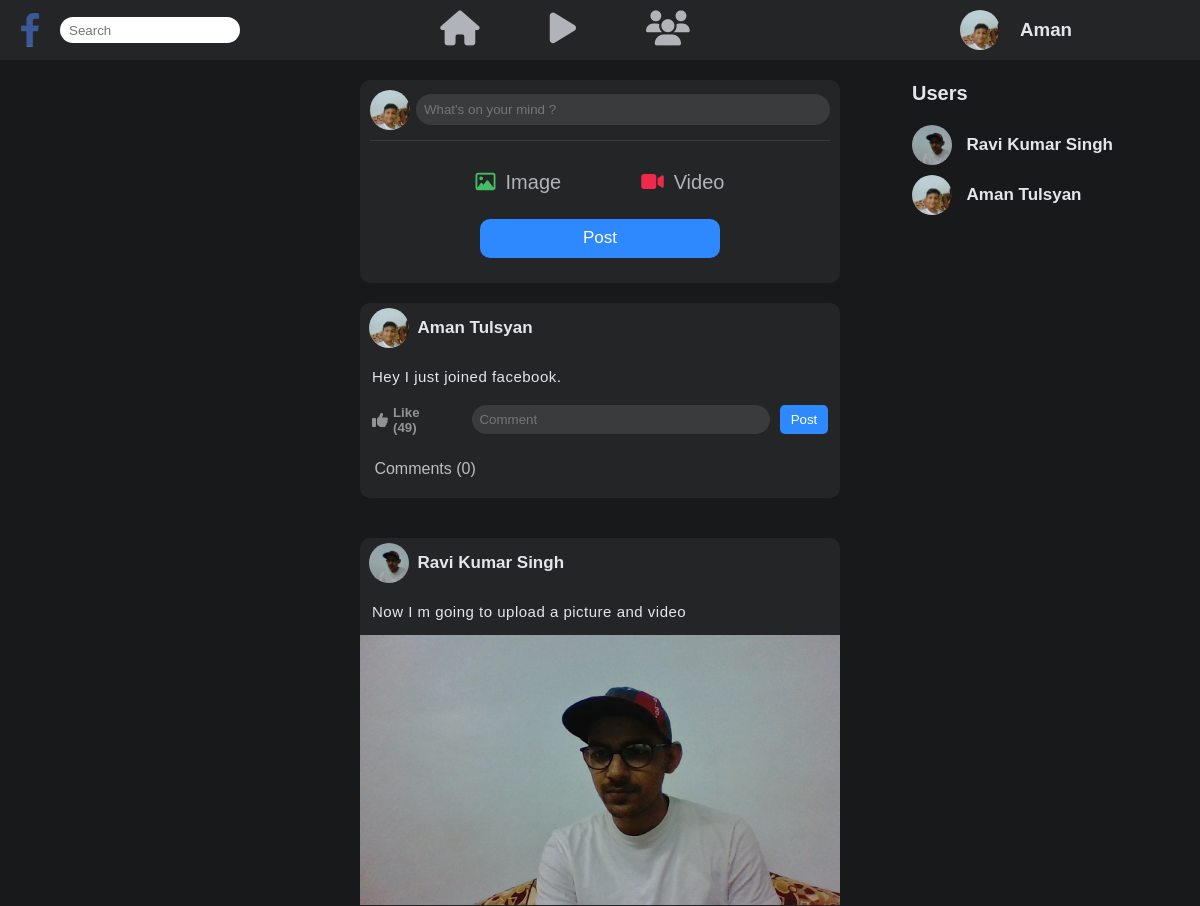
Page /home/5/ (upper part) on the earlier database version.
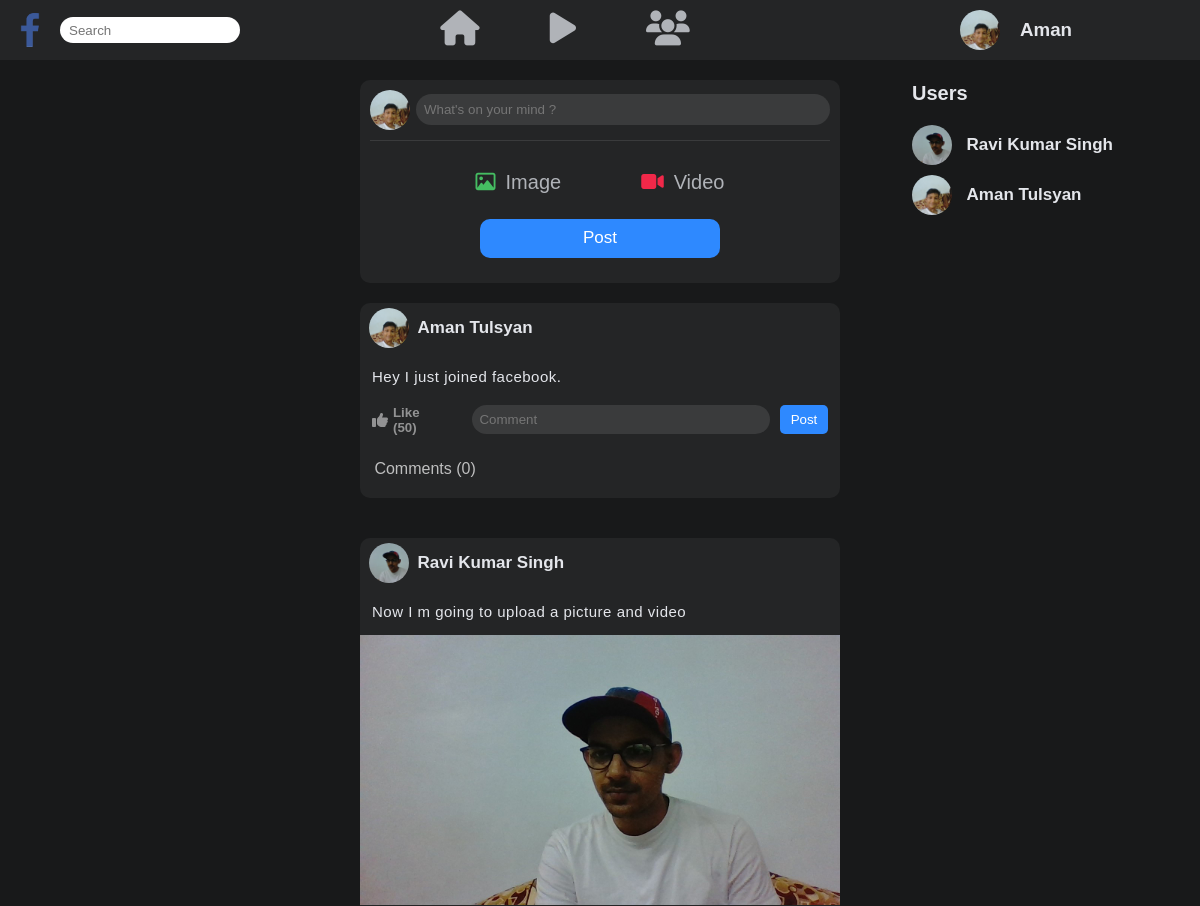
Same page on the later database version.
### app/models.py (models this page shows, shortened)
class Post(models.Model):
    user = models.ForeignKey(User,on_delete=models.CASCADE)
    user_info = models.ForeignKey(userinfo,on_delete=models.CASCADE)
    text = models.CharField(max_length=400,blank=True)
    image = models.ImageField(upload_to='post-images/',null=True)
    video = models.FileField(upload_to='post-videos/',null=True)
    l = models.IntegerField(default = 0)
    c= models.IntegerField(default = 0)

class userinfo(models.Model):
    user = models.OneToOneField(User, on_delete=models.CASCADE)
    Birthday = models.DateField(default = timezone.now)
    Gender = models.CharField(max_length = 10 , default="Male")
    about = models.CharField(max_length=200, blank = True)
    profile_pic = models.ImageField(upload_to='profile_pic/')
    cover_pic = models.ImageField(upload_to='cover_pic/')

### app/views.py (the view)
# urls.py: path('home/<int:pk>/',views.home,name="home"),
def home(request,pk):
    user = User.objects.get(pk = pk)
    user_info = userinfo.objects.get(user = user)
    all_posts = Post.objects.all().order_by('-pk')
    all_users = userinfo.objects.all()
    all_comments = []
    for p in all_posts:
        all_comments.append(Comments.objects.filter(post=p).order_by('-pk'))
    context = {
        "user":user,
        "user_info":user_info,
        "all_posts":all_posts,
        "all_users":all_users,
        "all_comments":all_comments,
    }
    return render(request , 'home.html', context)

### app/templates/home.html (shortened to what this page needs)
{% load static %}
<!DOCTYPE html>
<html lang="en" dir="ltr">
  <head>
    <link rel="stylesheet" href={% static 'css/home.css' %}>
  </head>
  <body>
    <header class="">
      <div class="logo-container">
        <div class="logo">
          <img src={% static 'images/fb.png' %} alt="">
        </div>
      </div>
      <div class="search-bar">
        <input type="text" name="" value="" placeholder="Search">
      </div>
      <div class="nav">
        <ul>
          <li>
            <a href="#"><i class="fa fa-home" aria-hidden="true"></i></a>
          </li>
          <li>
            <a href="#"><i class="fa fa-play" aria-hidden="true"></i></a>
          </li>
          <li>
            <a href="#"><i class="fa fa-users" aria-hidden="true"></i></a>
          </li>
        </ul>
      </div>
      <div class="profile">
        <div class="profile-pic">
          <img src="{{user_info.profile_pic.url}}" alt="">
        </div>
        <div class="username">
          <h3>{{user_info.user.first_name}}</h3>
        </div>
      </div>
    </header>
    <section class="post-container">
      <form class="make-post" method="post" enctype="multipart/form-data" action="{% url 'app:makepost' user.id %}">
        <div class="post-text">
          <div class="profile-pic">
            <img src="{{user_info.profile_pic.url}}" alt="">
          </div>
          <div class="text">
            <input type="text" name="text" value="" placeholder="What's on your mind ?">
          </div>
        </div>
        <div class="post-visual">
          <ul>
            <li>
              <label for="image"><i class="fa fa-picture-o" aria-hidden="true"></i>Image</label>
            </li>
            <li>
              <label for="video"><i class="fa fa-video-camera" aria-hidden="true"></i>Video</label>
            </li>
          </ul>
        </div>
        <button type="submit" name="button">Post</button>
      </form>
      {% for i in all_posts %}
      <div class="post ">
        <div class="post-maker">
          <div class="profile-pic">
            <img src="{{i.user_info.profile_pic.url}}" alt="">
          </div>
          <h1>{{i.user.first_name}} {{i.user.last_name}}</h1>
        </div>
        <p>{{i.text}}</p>
        {% if i.image %}
        <div class="post-img">
          <img src="{{i.image.url}}" alt="">
        </div>
        {% endif %}
        <div class="likes-comments" data-catid={{user.id}}>
          <div class="like" data-catid={{i.id}}>
              <i class="fa fa-thumbs-up" aria-hidden="true"></i><h5 id="like{{i.id}}">Like ({{i.l}})</h5>
          </div>
          <div class="comment">
            <form id="comment-form" method="post" enctype="multipart/form-data" data-catid={{i.id}}>
              <input type="text" name="" value="" placeholder="Comment" id="comment{{i.id}}">
              <button type="submit" name="button">Post</button>
            </form>
          </div>
        </div>
        <span id="n-comment{{i.id}}">Comments ({{i.c}})</span>
      </div>
    {% endfor %}
      <div class="user-list">
        <h2>Users</h2>
        {% for i in all_users %}
        <a href="{% url 'app:profile' user.id i.user.id %}" class="post-maker">
          <div class="profile-pic">
            <img src="{{i.profile_pic.url}}" alt="">
          </div>
          <h1>{{i.user.first_name}} {{i.user.last_name}}</h1>
        </a>
        {% endfor %}
      </div>
    </section>
  </body>
</html>

Differences in the rows shown:
changed Post "Hey I just joined facebook.": l "49" → "50"
